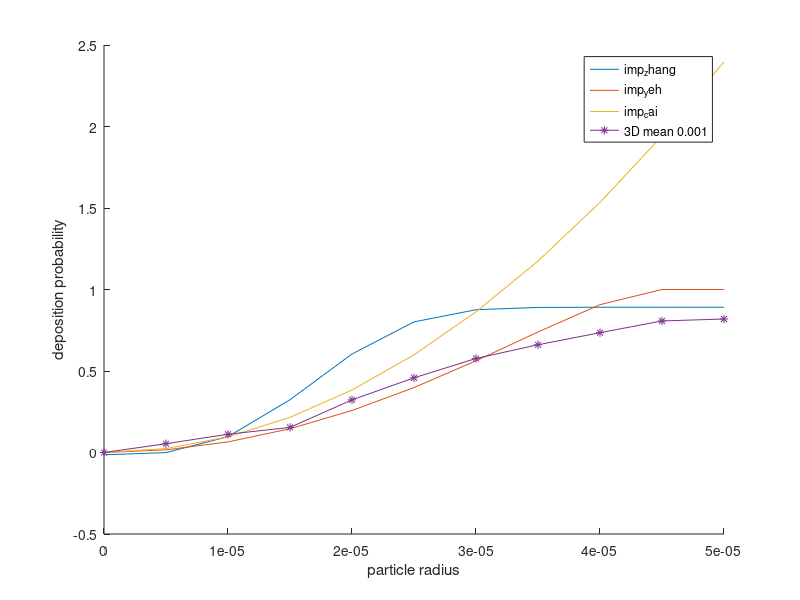

MATLAB code to generate this figure: (Note: this script raises an error after producing the figure.)
% most taken from lambert

pi = 3.142

g = 9.81;   %m/s^2
C = 1.0;
rho = 1.2;
rho_p = 1200;
r_p = 30.e-6; %2.5,10,30 um
L = 5.3e-2; %1cm
phi = 0.;
mu = 1.2*1.7e-5;    %m^2/s
R = 0.5e-2; % 0.5cm
v = 49.60e-2;   %cm/s
pi = 3.142;
theta = pi/4;

%r_p = linspace(0e-6,20e-6,11)
r_p = linspace(0e-6,50e-6,11)

St = C*rho_p.*r_p.*r_p*v/(9*mu*R)
Re = rho*v*2*R/mu


%yeh impaction
prob_imp_yeh = 0;

theta*St
prob_imp_yeh(1) = 0.;
for i=2:11
    if theta*St(i) < 1
        prob_imp_yeh(i) = 1 - 2/pi.*acos(theta*St(i)) + 1./pi*sin(2.*acos(theta*St(i)));
    else
        prob_imp_yeh(i) = 1;
    end
end

prob_imp_yeh

%zhang impaction - parabolic
prob_imp_zhang = 0;
if(St < 0.04)
    prob_imp_zhang = 0.000654*exp(55.7*St.^0.954)*Re^(1/3)*sin(theta)
else
    prob_imp_zhang = (0.19 - 0.193*exp(-9.5*St.^1.565))*Re^(1/3)*sin(theta)
end

%cai impaction
prob_imp_cai = 0;
R_d = R;
f_0 = pi*(1-1/4*(R_d/R)^2)-(4/3*(15/16*pi - 2)*(R_d/R)^2)*(cos(theta))^2;
f_1 = 1 - 1/3*(R_d/R)^2 + (pi - 11/3)*(R_d/R)^2*(cos(theta))^2 ...
    -1/3*(R_d/R)^2*sin(theta) + (2/3 - pi/8)*(R_d/R)^4*(cos(theta))^2 ...
    +1/5*(R_d/R)^4*sin(theta)^2 + (6 - 15/8*pi)*(R_d/R)^4*(cos(theta))^4 ...
    +(7/15 - pi/8)*(R_d/R)^4*(sin(theta))^2*(cos(theta))^2;
G = 8*sin(theta)*f_1/((R_d/R)*f_0);
prob_imp_cai = G*St


%experimental kim
St_kim = [0.05 0.14 0.27];
prob_imp_kim = [0.063 0.375 0.684]

%computational robinson 1,2
prob_imp_rob_1 = [0.11 0.30 0.54]
prob_imp_rob_2 = [0.04 0.21 0.49]

close all
%dt 0.001
prob_exp_1 = r_p*0;
% 0,10,20,...,100
% old mesh
%prob_exp_1(1:11) = [0 0.005 0.036 0.099 0.189 0.428 0.573 0.644 0.693 0.703 0.787]

% new mesh
prob_exp_1(1:11) = [0 0.054 0.112 0.154 0.323 0.458 0.577 0.661 0.735 0.807 0.819]




 
hold on
plot(r_p,prob_imp_zhang)
plot(r_p,prob_imp_yeh)
plot(r_p,prob_imp_cai)
plot(r_p,prob_exp_1,'*-')
%plot(r_p,prob_exp_1)
%plot(r_p,prob_exp_2)
%plot(r_p,prob_exp_3)
%plot(r_p,prob_exp_4)
xlabel('particle radius');
ylabel('deposition probability');
legend('imp_zhang','imp_yeh','imp_cai','3D mean 0.001')
ax = gca;
ax.XAxis.Exponent = -6;
ylim([0 1.0])


%impaction
figure
plot(St,prob_imp_zhang)
hold on
plot(St,prob_imp_yeh)
plot(St,prob_imp_cai)
plot(St_kim,prob_imp_kim,'*')
plot(St_kim,prob_imp_rob_1,'+')
plot(St_kim,prob_imp_rob_2,'o')
plot(St,prob_exp_1,'*-')
xlabel('Stk');
ylabel('deposition probability');
legend('imp zhang','imp yeh','imp cai','imp kim','imp rob 1','imp rob 2','3D mean 0.001')
title('impaction models')
ylim([0 1.0])


%impaction
figure
plot(St,prob_imp_zhang)
hold on
plot(St,prob_imp_yeh)
plot(St,prob_imp_cai)
plot(St_kim,prob_imp_kim,'*')
plot(St_kim,prob_imp_rob_1,'+')
plot(St_kim,prob_imp_rob_2,'o')
plot(St,prob_exp_1,'*-')
xlabel('Stk');
ylabel('deposition probability');
legend('imp zhang','imp yeh','imp cai','imp kim','imp rob 1','imp rob 2','3D mean 0.001')
title('impaction models')
xlim([0 0.3])
ylim([0 1.0])